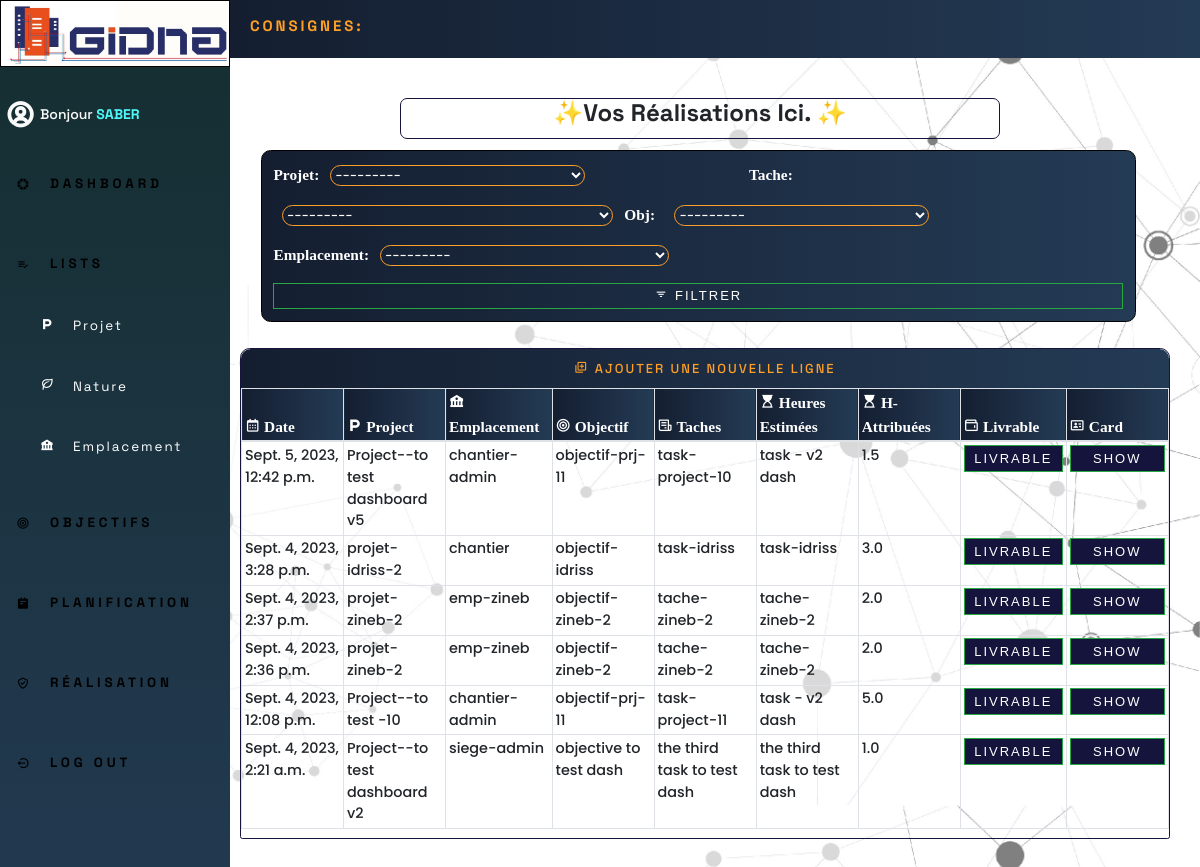
The app's page /realisation (signed in) with its own data.
### lists/models.py (models this page shows)
class Projet(models.Model):
     projet = models.CharField(max_length=200)
     user = models.ForeignKey(User,null=True, on_delete=models.CASCADE)
     def __str__(self):
         return self.projet

class Emplacement(models.Model):
     emplacement = models.CharField(max_length=200,null=True )
     user = models.ForeignKey(User,null=True, on_delete=models.CASCADE)
     def __str__(self):
         return self.emplacement

### realisation/models.py (models this page shows, shortened)
class Realisation(models.Model):
     livrable = models.FileField(upload_to='livrables/')
     date_realisation = models.DateTimeField(auto_now_add=True , null=True)
     obj = models.ForeignKey('objectif.Objectif', null=True, on_delete=models.CASCADE)
     tache = models.ForeignKey('planification.Planification', null=True, on_delete=models.CASCADE, related_name='realisations_tache')
     projet = models.ForeignKey('lists.Projet', null=True, on_delete=models.CASCADE)
     emplacement = models.ForeignKey('lists.Emplacement', null=True, on_delete=models.SET_NULL)
     hrs_est = models.ForeignKey('planification.Planification', on_delete=models.CASCADE, related_name='realisations_hrs_est')
     hr_attr = models.FloatField(max_length=10000, null=True)
     user = models.ForeignKey(User, null=True, on_delete=models.CASCADE)

### objectif/models.py (models this page shows)
class Objectif(models.Model):
    obj = models.CharField(max_length=10000, null=True)
    projet = models.ForeignKey(Projet, null=True,  on_delete=models.CASCADE, related_name='objectifs_projet')
    date_objectif = models.DateTimeField(null=True)
    nature = models.ForeignKey(Nature, null=True, on_delete=models.SET_NULL, related_name='objectifs_nature')
    user = models.ForeignKey(User,null=True, on_delete=models.CASCADE)
    def __str__(self):
        return self.obj

### planification/models.py (models this page shows)
class Planification(models.Model):
    tache = models.CharField(max_length=10000, null=True)
    hrs_est = models.FloatField(max_length=10000, null=True)
    livrable = models.CharField(max_length=10000, null=True)
    date_tache = models.DateTimeField(auto_now_add=True, null=True)
    obj = models.ForeignKey('objectif.Objectif', null=True, on_delete=models.CASCADE)
    projet = models.ForeignKey('lists.Projet', null=True, on_delete=models.CASCADE)
    nature = models.ForeignKey('lists.Nature',on_delete=models.SET_NULL , null=True)
    user = models.ForeignKey(User,null=True, on_delete=models.CASCADE)
    def __str__(self):
         return self.tache

### realisation/views.py (the view)
# urls.py: path('', views.freal , name='realisation'),
@login_required(login_url='acces')
def freal(request):
    projets=Projet.objects.all().filter(user=request.user).order_by('-id')
    natures=Nature.objects.all().filter(user=request.user).order_by('-id')
    taches=Planification.objects.all().filter(user=request.user).order_by('-id')
    livrables=Realisation.objects.all().filter(user=request.user).order_by('-id')
    filterRealisation=realisation_filtrer(request.GET , queryset=livrables)
    livrables=filterRealisation.qs
    context = {'projets':projets , 'natures':natures , 'taches':taches , 'livrables':livrables , 'filterRealisation':filterRealisation}
    return render(request , 'realisation/realisation.html' , context)

### templates/realisation/realisation.html (shortened to what this page needs)
{% extends 'main.html' %}
{% load static %}
{% block top %}
<div class="top-bar">
  <div class="userConsignes">
    <span class="consOfRealisation">CONSIGNES: </span>
  </div>
</div>
{% endblock top %}
{% block contenu %}
        <div class="dynamic-content">
          <div class="currentPageName">
            <div class="name">
              <h1>✨Vos Réalisations Ici. ✨</h1>
            </div>
          </div>
          <div class="col-md-8">
            <div class="card card-body">
                <form class="filtrer_objectif" method="get">
                    {{filterRealisation.form}}
                    <button id="btn_filtrer_objectif" type="submit" class="btn btn-success btn-sm btn-block" >
                     <i class='bx bx-filter'></i> Filtrer
                      </button>
                </form>
            </div>
        </div>
          <br />
          <div class="row ">
            <div class="col-md-12" id="project-sec">
              <div class="card card-body">
                <a id="add-ligne-realisation" class="btn btn-primary btn-sm btn-block" href="{% url 'valider_realisation' %}"
                  ><i class='bx bx-add-to-queue'></i> <span>Ajouter une nouvelle ligne</span></a
                >
                <table class="table table-sm table- table-hover table-bordered" id="table">
                  <thead>
                    <tr>
                       <th  class="min-col"  scope="col"><i class='bx bx-calendar' ></i> Date </th>
                      <th class="min-col"  scope="col"><i class="bx bxs-parking"></i> Project</th>
                      <th class="min-col"  scope="col"><i class="bx bxs-bank"></i> Emplacement</th>
                      <th class="min-col"  scope="col"><i class="bx bx-bullseye"></i> Objectif</th>
                       <th class="min-col"  scope="col"><i class='bx bx-receipt' ></i> Taches</th>
                      <th class="min-col"  scope="col"><i class='bx bxs-hourglass-top' ></i> Heures Estimées</th>
                      <th class="min-col"  scope="col"><i class='bx bxs-hourglass-top' ></i> H-Attribuées</th>
                      <th class="min-col"  scope="col"><i class='bx bx-wallet' ></i></i> Livrable</th>
                      <th class="min-col"  scope="col"><i class='bx bx-id-card'></i></i>     Card</th>
                    </tr>
                  </thead>
                  <tbody>
                    <tr class="first-ligne-realisation">
                            {% if livrables %}
                          {% for livrable in livrables  %}
                          <td class="added-text">{{ livrable.date_realisation}}</td>
                          <td class="added-text"> {{livrable.projet }}</td>
                            <td class="added-text"> {{livrable.emplacement }}</td>
                            <td class="added-text"> {{livrable.obj }}</td>
                            <td  class="added-text"> {{livrable.tache }}</td>
                            <td class="added-text"> {{livrable.hrs_est }}</td>
                            <td class="added-text"> {{livrable.hr_attr }}</td>
                            <td class="added-text">
                              <a  type="submit" class="btn btn-success btn-sm btn-block" href="{{ livrable.livrable.url }}">
                                Livrable                            </a>
                          </td>
                            <td>
                                                                            <a  type="submit" class="btn btn-success btn-sm btn-block" href="{% url 'realisation'  livrable.id%}">
                                                                                Show
                                                                              </a>
                            </td>
                          </tr>
                            {% endfor %}
                            {% endif %}
                  </tbody>
                </table>
                </div>
              </div>
            </div>
            <br />
          </div>
        </div>
      </div>
  </body>
</html>
{% endblock contenu %}

### templates/main.html (shortened to what this page needs)
{% load static %}
{% load crispy_forms_tags %}
<!DOCTYPE html>
<html lang="en">
  <head>
    <link rel="stylesheet" href="{% static 'css/projectStyle.css' %}" />
    <link
      rel="stylesheet"
      href="https://stackpath.bootstrapcdn.com/bootstrap/4.5.2/css/bootstrap.min.css"
    />
    <link
      href="https://unpkg.com/boxicons@2.1.4/css/boxicons.min.css"
      rel="stylesheet"
    />
  </head>
  <body>
    <div class="container-global">
{% block top %}{% endblock top %}
      <div class="content">
        <div class="sidebar ">
          <div class="top">
            <div class="logo">
              <img src="{% static 'images/Gidna.jpg' %}" alt="Gidna" />
            </div>
          </div>
          <div class="currentUser">
             <i  style=" font-size:30px;font-weight:1000; color:rgb(250, 250,250 ) ; min-width: 40px;
                  text-align: center;
                  height: 50px;
                  border-radius: 12px;
                  line-height: 50px; "  class='bx bx-user-circle' > </i>            <div>
                    <div class="bold">
                      <div style='color:rgb(250, 250,250);  font-size: 14px; font-weight: 550; display: flex; align-items: center;'>
                        <span>Bonjour    <strong style="color: rgb(80, 250,250 )" >{{request.user|upper}}</strong></span>
                      </div>
                    </div>
            </div>
          </div>
          <ul>
            <li>
              <a href="{% url 'dashboard' %} "class="menu-item">
                <i class='bx bxs-color' ></i>
                <span class="nav-item">Dashboard</span>
              </a>
            </li>
            <li>
              <a href="{% url 'lists' %}" class="menu-item">
                <div class = "icon" ><i class="bx bx-list-check"></i> </div>
                <span class="nav-item" >Lists</span>
              </a>
            </li>
            <div class="nestedList">
              <ul>
                <li>
                  <a href="#project-sec">
                    <i class="bx bxs-parking"></i>
                    <span class="nav-item">Projet</span>
                  </a>
                </li>
                <li>
                  <a href="#nature-sec">
                    <i class="bx bx-leaf"></i>
                    <span class="nav-item">Nature</span>
                  </a>
                </li>
                <li>
                  <a href="#emp-sec">
                    <i class="bx bxs-bank" ></i>
                    <span class="nav-item">Emplacement</span>
                  </a>
                </li>
            </div>
            <li>
              <a href="{% url 'objectif' %}" class="menu-item">
                <i class="bx bx-bullseye"></i>
                <span class="nav-item">Objectifs</span>
              </a>
            </li>
            <li>
              <a href="{% url 'planification' %} "class="menu-item">
                <i class="bx bxs-notepad"></i>
                <span class="nav-item">Planification</span>
              </a>
            </li>
            <li>
              <a href="{% url 'realisation' %} "class="menu-item">
                <i class="bx bx-check-shield"></i>
                <span class="nav-item">Réalisation</span>
              </a>
            </li>
            <li>
              <a href="{% url 'quitter' %} "class="menu-item">
                <i class="bx bx-log-out-circle"></i>
                <span class="nav-item">Log Out</span>
              </a>
            </li>
          </ul>
        </div>
 {% block contenu %}
{% endblock contenu %}

### records on screen
Projet: projet "---------"
Realisation: date_realisation "Sept. 5, 2023, 12:42 p.m.", projet "Project--to test dashboard v5", emplacement "chantier-admin", obj "objectif-prj-11", tache "task-project-10", hrs_est "task - v2 dash", hr_attr "1.5"
Realisation: date_realisation "Sept. 4, 2023, 3:28 p.m.", projet "projet-idriss-2", emplacement "chantier", obj "objectif-idriss", tache "task-idriss", hrs_est "task-idriss", hr_attr "3.0"
Realisation: date_realisation "Sept. 4, 2023, 2:37 p.m.", projet "projet-zineb-2", emplacement "emp-zineb", obj "objectif-zineb-2", tache "tache-zineb-2", hrs_est "tache-zineb-2", hr_attr "2.0"
Realisation: date_realisation "Sept. 4, 2023, 2:36 p.m.", projet "projet-zineb-2", emplacement "emp-zineb", obj "objectif-zineb-2", tache "tache-zineb-2", hrs_est "tache-zineb-2", hr_attr "2.0"
Realisation: date_realisation "Sept. 4, 2023, 12:08 p.m.", projet "Project--to test -10", emplacement "chantier-admin", obj "objectif-prj-11", tache "task-project-11", hrs_est "task - v2 dash", hr_attr "5.0"
Realisation: date_realisation "Sept. 4, 2023, 2:21 a.m.", projet "Project--to test dashboard v2", emplacement "siege-admin", obj "objective to test dash", tache "the third task to test dash", hrs_est "the third task to test dash", hr_attr "1.0"

### other values on screen
{{ request.user|upper }} "SABER"
